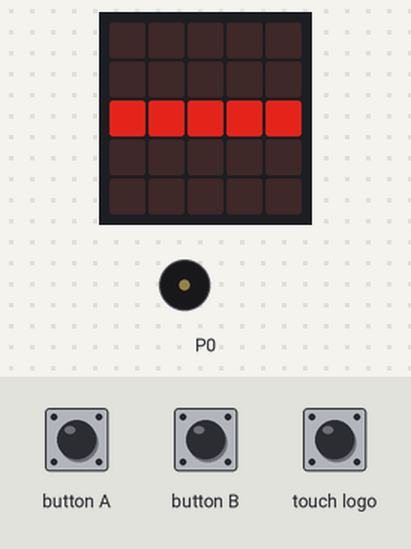
A program run on a simulated BBC micro:bit running MicroPython. On the bench: the board's 5×5 LED display, buzzer (waves = sounding). The inputs (shaded band) are chosen by the test bench. Dim RGB values are drawn brighter than linear.

Above: at 1.4 s.
1.5 s: touch logo pressed for 1 s
At 3.3 s:
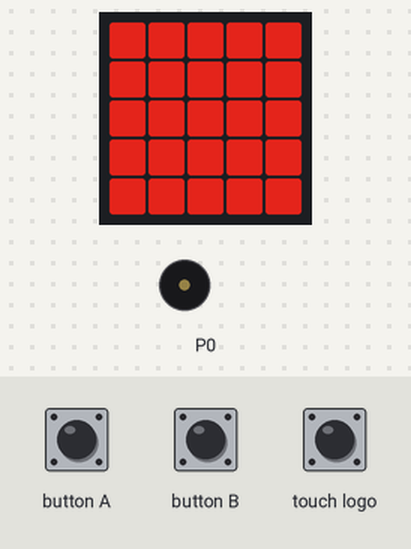
5.5 s: touch logo pressed for 3.2 s
At 6.3 s:
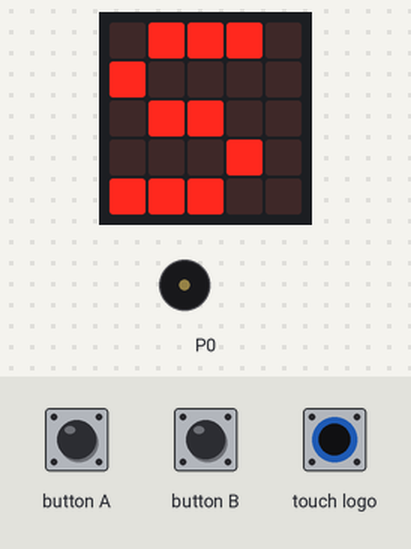
10.2 s: button A pressed for 0.15 s
At 11.4 s:
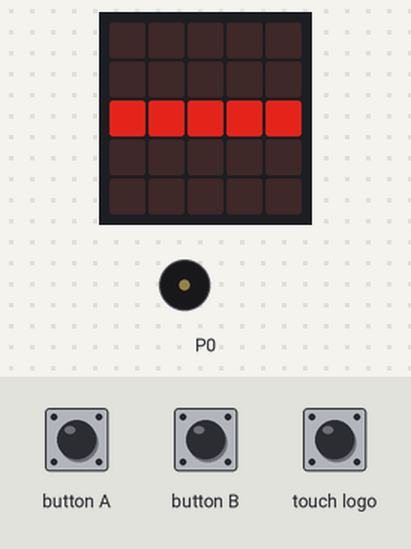
12.2 s: button B pressed for 0.15 s
At 12.5 s:
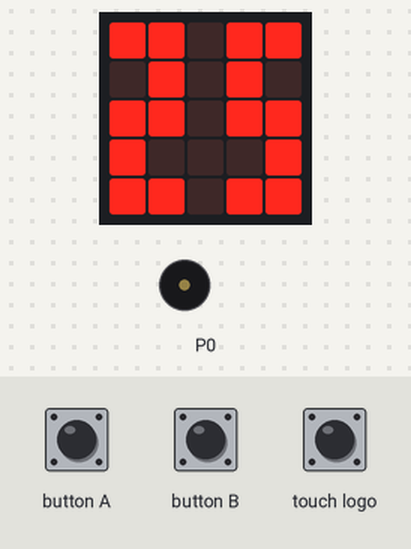
14.2 s: button B pressed for 1 s
At 15.2 s:
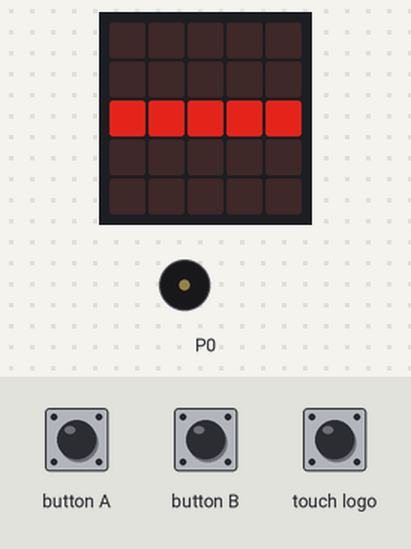
16.7 s: button A pressed for 1 s
At 17.5 s:
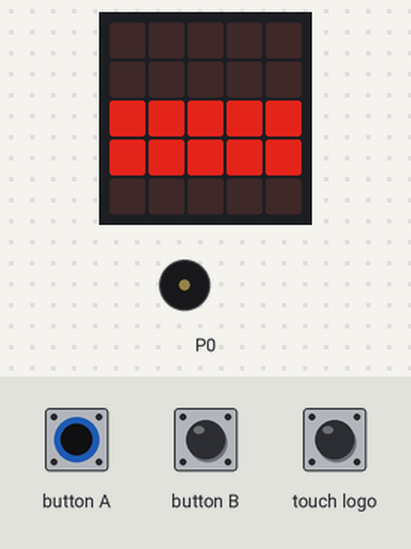
Timing chart, 0 to 19.7 s (numbered marks = the images above; inputs shaded):
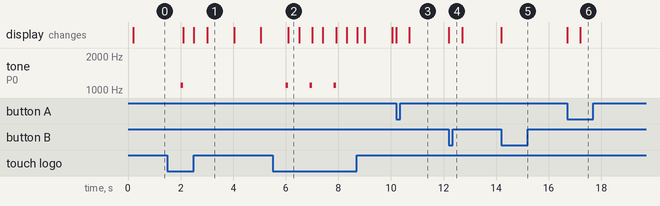

Measured:
- after the input at 1.5 s, tone on P0: silent → 1100 Hz after 0.50 s, → silent 0.10 s later; the display: first changes after 0.60 s (image 1 shows a later state)
- after the input at 5.5 s, tone on P0: alternates 1100 Hz for 0.10 s and silent for 0.81 s, 6 changes in all, then stays silent, starting after 0.50 s; the display: changes after 0.60 s (image 2)
- after the input at 12.2 s, the display: changes at once (image 4)
- after the input at 14.2 s, the display: changes at once (image 5)
- after the input at 16.7 s, the display: first changes at once (image 6 shows a later state)
- what the display in image 1 shows lasts 1.0 s, from 3.0 s to 4.0 s
- what the display in image 2 shows lasts 0.4 s, from 6.1 s to 6.5 s

The program:

microbit_pomodoro.py
```python
from microbit import (display, button_a, button_b, Image, running_time,
    set_volume, sleep, pin_logo, pin0, pin1, pin2)
import micropython
#import audio
#from microbit import *
import music
import power

# set some global variables
currently_shown_t = 0 # keep track of what is shown so we don't update the interface
ms_in_minute = 5000 # ms in a minute for debugging
ms_in_minute = 60000
time_0 = running_time()
stopwatch_mode = False
timer_length = 25 # in minutes
timer_length_list = [5, 15, 25, 50]
max_brightness = 6 # full brightness is too bright for my desk
running = 0
last_interaction_time = running_time() # used to put to sleep
sleep_time = 5 # sleep after sleep_time minutes since last interaction
blank_image = Image(
        "00000:"
        "00000:"
        "00000:"
        "00000:"
        "00000:"
    )
full_image = Image(
        "99999:"
        "99999:"
        "99999:"
        "99999:"
        "99999:"
)
digits = {
    '0': ('99', '99', '99', '99', '99'),
    '1': ('09', '09', '09', '09', '09'),
    '2': ('99', '09', '99', '90', '99'),
    '3': ('99', '09', '99', '09', '99'),
    '4': ('90', '90', '99', '09', '09'),
    '5': ('99', '90', '99', '09', '99'),
    '6': ('90', '90', '99', '99', '99'),
    '7': ('99', '09', '09', '09', '09'),
    '8': ('99', '99', '00', '99', '99'),
    '9': ('99', '99', '99', '09', '09'),
    ' ': ('00', '00', '00', '00', '00'),
}
long_press_duration = 500 # the length of time for a long-press of the logo

# setting these sometimes caused flickering in the 4th and 5th rows. Not sure why and it was intermittent.
#pin0.set_touch_mode(pin0.CAPACITIVE)
#pin1.set_touch_mode(pin1.CAPACITIVE)
#pin2.set_touch_mode(pin2.CAPACITIVE)


def showDigits(value, b=9, fill_zero=False):
    value = min(max(value, 0), 99)
    d = ('{:02d}' if fill_zero else '{:2d}').format(value)
    display.show(Image(':'.join(
        ['{}0{}'.format(digits[d[0]][i], digits[d[1]][i]).replace('9', str(b))
         for i in range(5)])))


def updateTimerDisplay(t):
    global max_brightness
    global currently_shown_t
    t2 = int(t)
    first = max_brightness
    if t2 > 26:
        t2 = t % 25
        first = 0
    if (int(t2) != currently_shown_t):
        currently_shown_t = int(t2)
        for row in range(5):
            for col in range(5):
                #print(str(int(t)) + "  " + str(col) + " " + str(row) + " " + str(t2))
                #sleep(100)
                if (t2 >= 0):
                    if (col == 0 and row == 0):
                        display.set_pixel(col, row, first)
                    else:
                        display.set_pixel(col, row, max_brightness)

                else:
                    display.set_pixel(col, row, 0)
                t2 += -1


def showTimerLengthSetting():
    global max_brightness
    global timer_length
    display.show(blank_image)
    if timer_length == 50:
        display.show(Image(
        "00000:"
        "00000:"
        "66666:"
        "66666:"
        "00000:"
        ))
    else:
        for col in range(int(timer_length / 5)):
            display.set_pixel(col, 2, max_brightness)


def beep():
    # music.play(music.BEEP)
    music.pitch(1100, 100)
    #audio.play(audio.SoundEffect(
    #    freq_start=2200,
    #    freq_end=2500,
    #    duration=100,
    #    vol_start=220,
    #    vol_end=220,
    #    waveform=3,
    #    fx=0,
    #    shape=18), wait=False)

def alert():
    display.show(blank_image)
    #display.show(Image.ALL_CLOCKS)
    #display.show(Image.CLOCK12)
    #sleep(1000)
    beep()
    for _ in range(10):
        display.show(full_image)
        sleep(300)
        display.show(blank_image)
        sleep(200)
    #display.show(Image.ALL_CLOCKS)
    #display.show(Image.CLOCK12)
    #sleep(1000)

def stop_timer():
    global running
    running = 0
    # reset display
    showTimerLengthSetting()

def start_timer():
    global running
    global time_0
    running = 1
    time_0 = running_time()
    showDigits(timer_length)
    sleep(500)

def stopwatch_updated():
    # blink the bottom right on if even second, off if odd second
    # illuminate the number of minutes
    updateTimerDisplay(50)

set_volume(50)
display.show(Image.YES)
sleep(200)
showTimerLengthSetting()

while True:
    if (running_time() - last_interaction_time) / (1000 * 60) > sleep_time:
        if stopwatch_mode or not running:
            power.off()
    if running:
        elapsed = (running_time() - time_0) / ms_in_minute
        if stopwatch_mode:
            if (running_time() // 1000) % 2 == 1:
                # flash on 1/2 second
                updateTimerDisplay(25)
            else:
                updateTimerDisplay(elapsed)

        elif timer_length - elapsed <= 0:
            running = 0
            currently_shown_t = 0
            alert()
            showTimerLengthSetting()
        else:
            # print(timer_length - elapsed)
            updateTimerDisplay(timer_length - elapsed)
            # update so we don't sleep immediately after timer finishes
            last_interaction_time = running_time()

    if button_b.was_pressed():
        last_interaction_time = running_time()
        if running:
            stop_timer()
            stopwatch_mode = 0
        else:
            start_timer()
            stopwatch_mode = 0
    if button_a.was_pressed():
        last_interaction_time = running_time()
        if running:
            running = 0
            stopwatch_mode = 0
            updateTimerDisplay(timer_length)
            sleep(500)
            showTimerLengthSetting()
        else:
            # toggle timer
            if timer_length == 50:
                timer_length = 5
                showDigits(timer_length)
                sleep(500)
                showTimerLengthSetting()
            elif timer_length == 5:
                timer_length = 15
                showDigits(timer_length)
                sleep(500)
                showTimerLengthSetting()
            elif timer_length == 15:
                timer_length = 25
                showDigits(timer_length)
                sleep(500)
                showTimerLengthSetting()
            else:
                timer_length = 50
                showDigits(timer_length)
                sleep(500)
                showTimerLengthSetting()
# Use of touch sensors for pins 1, 2, and 3 causes flickering for some reason
    if pin_logo.is_touched():
        # stopwatch mode after long press
        long_press_start = running_time()
        long_press_detected = False
        while pin_logo.is_touched():
            if running_time() - long_press_start >= long_press_duration:
                stopwatch_mode = True
                running = 1
                time_0 = running_time()
                last_interaction_time = time_0

                beep()
                display.show('SW')
#        showDigits(1)
#        timer_length =
#    if pin0.is_touched():
#        beep()
#        if running:
#            running = 0
#        timer_length = 5
#        showDigits(timer_length)
#        sleep(500)
#        showTimerLengthSetting()
#    if pin1.is_touched():
#        beep()
#        if running:
#            running = 0
#        timer_length = 25
#        showDigits(timer_length)
#        sleep(500)
#        showTimerLengthSetting()
#    if pin2.is_touched():
#        beep()
#        if running:
#            running = 0
#        timer_length = 50
#        showDigits(timer_length)
#        sleep(500)
#        showTimerLengthSetting()
#
```
